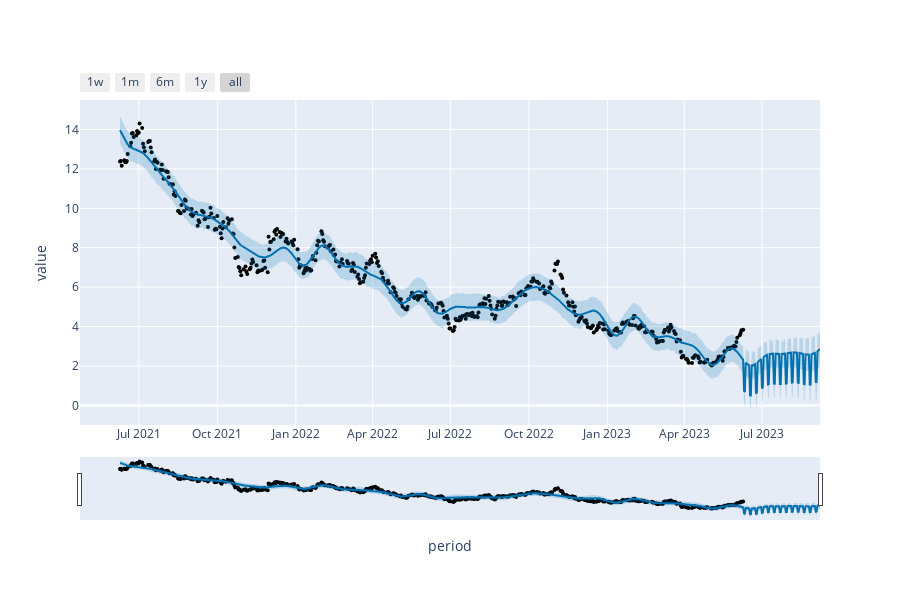

Notebook code cell kept with this figure:
### Markdown cell above
<h2 style="color: #37709F">Generating the prediction chart</h2>

### Code cell
plot_plotly(model, predictions, xlabel = "period", ylabel="value")

### Figure 1 — Plotly figure (JSON) as saved in the notebook; plotly's stock layout.template omitted (floating-point values rounded to 4 significant figures; data arrays with more than 128 entries replaced by an {"elided": "..."} marker saying what was removed)
{"data": [{"marker": {"color": "black", "size": 4}, "mode": "markers", "name": "Actual", "type": "scatter", "x": {"elided": "500 str values"}, "y": {"elided": "500 float values"}}, {"hoverinfo": "skip", "line": {"width": 0}, "mode": "lines", "type": "scatter", "x": {"elided": "590 str values"}, "y": {"elided": "590 float values"}}, {"fill": "tonexty", "fillcolor": "rgba(0, 114, 178, 0.2)", "line": {"color": "#0072B2", "width": 2}, "mode": "lines", "name": "Predicted", "type": "scatter", "x": {"elided": "590 str values"}, "y": {"elided": "590 float values"}}, {"fill": "tonexty", "fillcolor": "rgba(0, 114, 178, 0.2)", "hoverinfo": "skip", "line": {"width": 0}, "mode": "lines", "type": "scatter", "x": {"elided": "590 str values"}, "y": {"elided": "590 float values"}}], "layout": {"height": 600, "showlegend": false, "width": 900, "xaxis": {"rangeselector": {"buttons": [{"count": 7, "label": "1w", "step": "day", "stepmode": "backward"}, {"count": 1, "label": "1m", "step": "month", "stepmode": "backward"}, {"count": 6, "label": "6m", "step": "month", "stepmode": "backward"}, {"count": 1, "label": "1y", "step": "year", "stepmode": "backward"}, {"step": "all"}]}, "rangeslider": {"visible": true}, "title": {"text": "period"}, "type": "date"}, "yaxis": {"title": {"text": "value"}}}}
